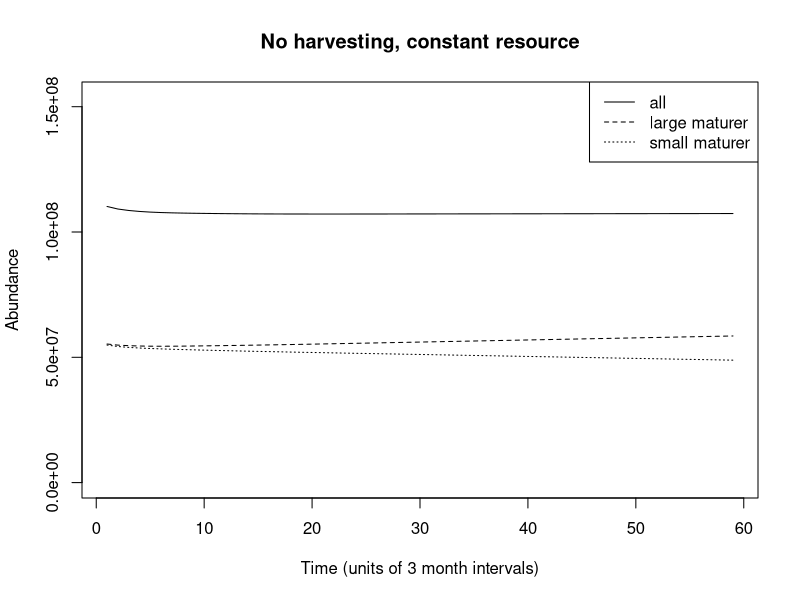

This figure's R source:
# Huss et al. 2012 herring model

# key "parameteriz"

genotype1r = 6
genotype2r = 10
genotype1w = 0.674
genotype2w = 0.674

# Set longevity of the fish species, runtime of the model, and number of distinct genotypes
longevity_days = 9125
# set runtime to any arbitrary desired value, in units of days
runtime_days = 150*365 # for 150 years
genotypes = 2
# Setting the length of the timestep in days
timescale= 91.25
# Setting run time and longevity to units of time steps
runtime = round(runtime_days/timescale)
longevity = round(longevity_days/timescale)

# How long to run model for convergence before addition of genetic diversity
# in units of days
add_genotypes = 33440

initialize_pop_matrices <- function(longevity, runtime, genotype) {
  # Initialize matrix of columns (years) and rows (age classes)
  # Multiplied by 3 because we'll be storing cohorts' reproductive biomass and lengths 
  age_dist=matrix(0L, nrow=longevity*3, ncol=runtime+1)
  # Add (arbitrarily) 10000 individuals to age=10 to start with
  age_dist[round(3650/timescale), 1] = 10000
  return(age_dist)
}

# Generate a matrix for each genotype
for (g in 1:genotypes) {
  assign(paste("age_dist_",g,sep=""),initialize_pop_matrices(longevity, runtime, g),envir = .GlobalEnv)
}

# Set parameters
# Need to add density dependence
# The steepness of the increase in the ratio lambda (reversible over structural mass)
r = 6
# The length at which the increasing function of lambda reaches its inflection point
l_bar = 0.2
# Scaling parameter for obtaining structural mass from standard length
c_1 = 5787
# Multiplier for obtaining overall yearly energy intake as a function of structural mass
p_0 = 0.1*timescale
# Exponent for obtaining overall yearly energy intake as a function of structural mass
p_1 = 2/3
# Maximum ratio lambda (reversible over structural mass) a fish can attain over its life
lambda_max = 1.3
# Minimum ratio lambda a fish can attain over its life
lambda_min = 0
# Multiplier for obtaining cost of maintenance of structural mass
c_S = 0.003*timescale
# Multiplier for obtaining cost of maintenance of reversible mass
c_E = 0.0003*timescale
# Efficiency with which energy is converted into reversible mass
e_E = 0.9
# Efficiency with which energy is converted to structural mass
e_S = (1/3)
# Multiplier and exponent for the cost of reproduction (in grams)
r_0 = 6
r_1 = 0.6
# Effectively, reproductive investment (fraction of reversible mass devoted to reproduction)
w= 0.674
# Instantaneous base mortality rate
m = log(0.9995^timescale)*(-1)
# Instantaneous fishing mortality
Fishing = 0
# Ricker
alpha = 8.44e-09
b = 4.43e-15
# Parameter setting size-selection ogive steepness
q_f = 0.2
# Minimum catch size for the species (in meters)
mincatchsize = 0.5
# Total population biomass
b_t=0
# Increased natural mortality rate at E/S = 0 or S = 0 
m_max=log(0.994^timescale)*(-1)
# Egg packing constant
packing = 4.45e6
# Parameter for exponential decline in condition-dependent mortality with improved body condition
z_c=7
# Parameter for exponential decline in predation mortality with increased body length
z_p=8
# Resource density
RD = 300000000
# Consumption with resource density half-saturation constant
K_RD = 1000000
# Variability in resource
sd_RD = 0
# How much energy intake is affected by changes in resources (1=no change)
resource = 1

# GROWTH FUNCTIONS

# For obtaining structural mass
structural_mass <- function(l) {
  return(c_1*(l)^3)
}

# Calculate the instrinsic length-dependent E/S ratio that the fish is trying to attain
intrinsic_lambda <- function(l, l_bar, r, lambda_min, lambda_max) {
  return(lambda_min + (lambda_max-lambda_min)*(exp(r*(l-l_bar)))/(1+exp(r*(l-l_bar))))
}

# Energy intake for the fish per year, dependent on fish structural biomass
size_dependent_energy_intake <- function(S, p_0, p_1) {
  return(resource*p_0*(S)^(p_1))
}

# Calculate the cost of the year of maintaining current structural and reversible biomass
maintenance_cost <- function(S, E, c_S, c_E) {
  return(c_S*S + c_E*E)
}

# Function for calculating a new, reduced level of reversible biomass, if net energy intake is negative
negative_p_net <- function(E, p_net, e_E) {
  if (p_net < 0) {
    return(E + (p_net/e_E))}
}

# Calculate the amount of energy needed to raise the R/S ratio to the length-dependent maximum
p_E_raising_lambda <- function(lambda_a, S, E) {
  return((lambda_a*S - E))
}

# Calculating proportion of any remaining energy to be converted to structural mass, to maintain R/S
remaining_energy_allocation <- function(e_S, e_E, lambda_a) {
  return((lambda_a*e_S)/(lambda_a*e_S + e_E))
}

# Obtain R and S for a cohort prior to its reproduction (or failure to reproduce) that year
get_pre_reproductive_size <- function(E_past, l_past, a) {
  S_past = structural_mass(l_past)
  lambda_a = intrinsic_lambda(l_past, l_bar, r, lambda_min, lambda_max)
  p_net = size_dependent_energy_intake(S_past, p_0, p_1) - maintenance_cost(S_past, E_past, c_S, c_E)
  if (p_net < 0) {
    E <- max(0,negative_p_net(E, p_net, e_E))
  }
  if (p_net >= 0 & lambda_a > (E_past/S_past)) {
    # Gives amount of grams needed to raise E/S to lambda_l - not taking efficiency into account yet
    p_E = p_E_raising_lambda(lambda_a, S_past, E_past)
    if ((p_E/e_E - p_net) >=0) {
      E_past = p_net*e_E + E_past
      p_net = 0
    }
    if ((p_E/e_E - p_net) <0) {
      E_past = p_E + E_past
      p_net = p_net - p_E/e_E
    }
  }
  if (p_net >= 0) {
    E = E_past + remaining_energy_allocation(e_S, e_E, lambda_a)*e_E*p_net
    S = S_past + (1-remaining_energy_allocation(e_S, e_E, lambda_a))*e_S*p_net
  }
  l = (S/c_1)^(1/3)
  output <- c(E,l)
  return(output)
}

# REPRODUCTION FUNCTIONS

# Calculate spawning stock biomass
fecundity <- function(ages, t, age_dist, g) {
  # Parameterizing genotypes
  if (t >= round(add_genotypes/timescale)) {
    w=0.674
    # Genotype parameterization
    if (g==1) {
      w=genotype1w
    }
    if (g==2) {
      w=genotype2w
    }
  }
  fecundity = 0
  for (a in ages) {
    if ((w*age_dist[a+(longevity),t]-(r_0*structural_mass(age_dist[a+(2*longevity),t]))^(r_1))>0) {
      fecundity = fecundity + (w*age_dist[a+(longevity),t]-(r_0*structural_mass(age_dist[a+(2*longevity),t]))^(r_1))*age_dist[a,t]
      age_dist[a+(longevity),t] = age_dist[a+(longevity),t] - w*age_dist[a+(longevity),t]
    }
  }
  # Convert from g. to kg.
  fecundity = fecundity/1000
  # Convert from kg. to fecundity
  fecundity = fecundity*(packing)
  assign(paste("age_dist_",g,sep=""),age_dist, envir = .GlobalEnv) 
  return(fecundity)
}

# Calculate total population biomass
biomass_t <- function(ages, t) {
  for (a in ages) {
    b_t = b_t + age_dist[a, t-1]*(structural_mass(age_dist[a+(2*longevity),t-1]))
  }
  return(b_t)
}

# Density dependent recruitment for this year
recruitment <- function(age, ages, t) {
  egg_production_total = 0
  for (g in 1:genotypes) {
    egg_production_total = egg_production_total + fecundity(ages, t, get(paste("age_dist_",g,sep="")),g)
  }
  relative_recruitment = vector(mode="numeric", length=genotypes)
  for (g in 1:genotypes) {
    relative_recruitment[g] = fecundity(ages, t, get(paste("age_dist_",g,sep="")),g)/egg_production_total
  }
  if (age==0) {
    N_0 = alpha * egg_production_total * exp(-b*egg_production_total)
    # Converting from thousands recruits to recruits, dividing by 2 because Ricker makes both male and female fish
    N_0 = N_0 * 1000
    N_0 = N_0/2
  }
  for (g in 1:genotypes) {
    age_dist = get(paste("age_dist_",g,sep=""))
    age_dist[1,t] = N_0*relative_recruitment[g]
    assign(paste("age_dist_",g,sep=""),age_dist, envir = .GlobalEnv) 
  }
}

# Add new recruits, and change the reproducing cohorts' amount of reversible mass
reproduce <- function(ages, t) {
  if (t>1) {
    recruitment(0, ages, t)
  }
}

# MORTALITY FUNCTIONS

# Fishing mortality is size selective
selective_mortality <- function(length) {
  1 / (1 + exp(-q_f*(length - mincatchsize)*100))
}

# Mortality drops as E/S increases, as S increases
mortality <- function(age) {
  lambda <- ((age_dist[age+(longevity),t]))/structural_mass(age_dist[age+(2*longevity),t])
  length = age_dist[age+(2*longevity),t]
  if (age < longevity) {
    N_t = age_dist[age-1,t-1]*exp( -m + -Fishing*selective_mortality(length) - m_max*exp(-z_c*lambda) - (m_max-m)*exp(-z_p*length) )
  }
  if (age == longevity) {
    N_t = age_dist[age-1,t-1]*exp( -m + -Fishing*selective_mortality(length) - m_max*exp(-z_c*lambda) - (m_max-m)*exp(-z_p*length))
    N_t = age_dist[age,t-1]*exp( -m + -Fishing*selective_mortality(length) - m_max*exp(-z_c*lambda) - (m_max-m)*exp(-z_p*length))
  }
  return(N_t)
}

# Calculate lengths (and reversible masses) at each age for the model with no density dependence
lengths_at_t1 <- function(genotypes) {
  t=1
  for (g in 1:genotypes) {
    age_dist = get(paste("age_dist_",g,sep=""))
    age_dist[1+(longevity), 1] = 0.3066
    age_dist[1+2*(longevity), 1] = 0.0493
    for (i in 2:longevity) {
      new_E_l = get_pre_reproductive_size(age_dist[i-1+(longevity), 1],age_dist[i-1+2*(longevity), 1], i-1)
      age_dist[i+(longevity), 1] = new_E_l[1]
      age_dist[i+(2*longevity), 1] = new_E_l[2]
      if ((w*age_dist[i+(longevity),t]-(r_0*structural_mass(age_dist[i+(2*longevity),t]))^(r_1))>0)
      {
        age_dist[i+(longevity),t] = age_dist[i+(longevity),t] - w*age_dist[i+(longevity),t]*(timescale/365) 
      }
    }
    assign(paste("age_dist_",g,sep=""),age_dist, envir = .GlobalEnv) 
  }
}  

# Initialize lengths and reversible masses for ages
lengths_at_t1(genotypes)

# Run the model
for (t in 2:runtime) {
  resource = (max(rnorm(1,1,sd=sd_RD),0)*RD/(K_RD+ max(rnorm(1,1,sd=sd_RD),0)*RD))
  b_t=0
  if (t == round(add_genotypes/timescale)) {
    Fishing = log(exp(-0)^(1/(365/timescale)))*(-1)
    sd_RD = 0
  }
  for (genotype in 1:genotypes) {
    age_dist = get(paste("age_dist_",genotype,sep=""))
    b_t = biomass_t(1:longevity, t)
    assign(paste("age_dist_",genotype,sep=""),age_dist, envir = .GlobalEnv) 
  }
  for (genotype in 1:genotypes) {
    
    # Parameterizing genotypes
    if (t >= round(add_genotypes/timescale)) {
      r=6
      # Genotype parameterization
      if (genotype==1) {
        # a_bar = 36.5
        r=genotype1r
      }
      if (genotype==2) {
        # a_bar = 365*2
        r=genotype2r
      }
    }
    
    age_dist = get(paste("age_dist_",genotype,sep=""))
    age_dist[1+(longevity), t] =  0.3066
    age_dist[1+2*(longevity), t] = 0.0493
    for (age in 2:longevity) {
      new_E_l = get_pre_reproductive_size(age_dist[age-1+(longevity), t-1],age_dist[age-1+2*(longevity), 1], age-1)
      age_dist[age+(longevity), t] = new_E_l[1]
      age_dist[age+(2*longevity), t] = new_E_l[2]
      
      # Mortality
      for (age in 2:longevity) {
        age_dist[age, t] <- mortality(age)
      }
    }
    assign(paste("age_dist_",genotype,sep=""),age_dist, envir = .GlobalEnv) 
  }
  if ((t%%round(365/timescale) == 0)) {
    reproduce(1:longevity, t) 
  }
}


### Analysis code

approach <- vector(mode="numeric", length=runtime)
for (i in 1:runtime) {
  for (j in 1:genotypes) {
    approach[i] <- approach[i]+ sum(get(paste("age_dist_", j, sep=""))[1:longevity,i])
  } 
}
# Plot population dynamics
plot(approach[seq(round(add_genotypes/timescale),length(approach), by=4)],lty=1, pch=19, type="l", ylab="Abundance",xlab="Time (units of 3 month intervals)", ylim=c(0,max(approach)), main= "No harvesting, constant resource")
approach <- vector(mode="numeric", length=runtime)
for (i in 1:runtime) {
  approach[i] <- sum(age_dist_1[1:longevity,i])
}
lines(approach[seq(round(add_genotypes/timescale),length(approach), by=4)], lty=2, pch=19, type="l")
cols <- c(3,4,5,6)
for (j in 2:genotypes) {
  approach <- vector(mode="numeric", length=runtime)
  for (i in 1:runtime) {
    approach[i] <- sum(get(paste("age_dist_",j, sep=""))[1:longevity,i])
  }
  lines(approach[seq(round(add_genotypes/timescale),length(approach), by=4)], lty=cols[j-1], pch=19)
}
legend("topright",legend=c("all", "large maturer","small maturer"), lty=1:3)